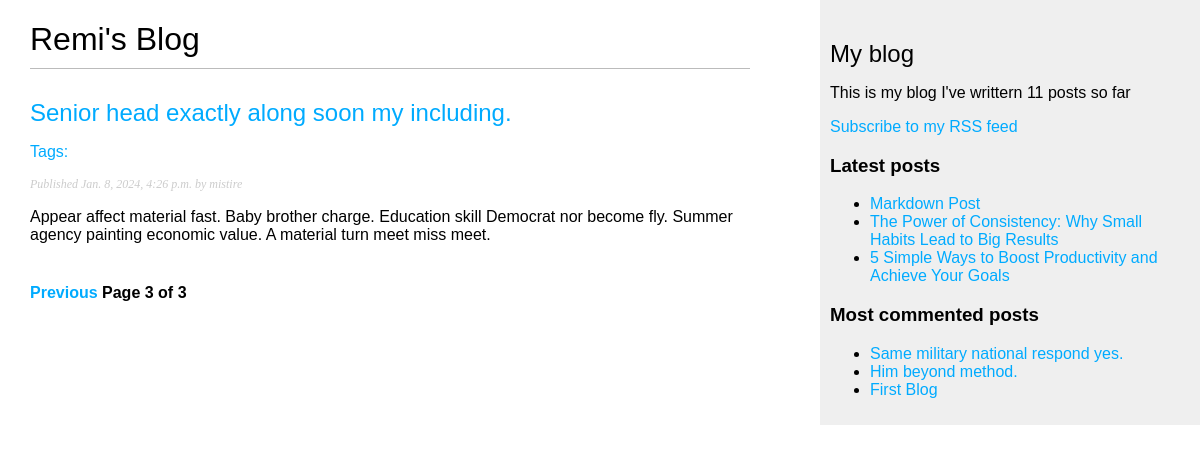
Page /blog/?page=3 on the committed database.
### blog/models.py (models this page shows, shortened)
class Post(models.Model):
  class Status(models.TextChoices):
    DRAFT = 'DF', 'Draft'
    PUBLISHED = 'PB', 'Published'
  title = models.CharField(max_length=250)
  slug = models.SlugField(
    max_length=250,
    unique_for_date='publish'
    )
  author = models.ForeignKey(
    settings.AUTH_USER_MODEL,
    on_delete=models.CASCADE,
    related_name='blog_post'
  )
  body = models.TextField()
  publish = models.DateTimeField(default=timezone.now)
  created = models.DateTimeField(auto_now_add=True)
  updated = models.DateTimeField(auto_now=True)
  status = models.CharField(
    max_length=2,
    choices=Status,
    default=Status.DRAFT
  )
  objects = models.Manager()
  published = PublishedManger()
  tags = TaggableManager()
  class Meta:
    ordering = ['-publish']
    indexes = [
      models.Index(fields=['-publish'])
    ]
  def get_absolute_url(self):
    return reverse(
      'blog:post_detail',
      args=[
        self.publish.year,
        self.publish.month,
        self.publish.day,
        self.slug
        ])

### blog/views.py (the view)
# urls.py: path('', views.post_list, name='post_list'),
def post_list(request, tag_slug=None):
  post_list = Post.published.all()
  tag = None
  if tag_slug:
    tag = get_object_or_404(Tag, slug=tag_slug)
    post_list = post_list.filter(tags__in=[tag])
  paginator = Paginator(post_list, 5)
  page_number = request.GET.get('page', 1)
  posts = paginator.get_page(page_number)
  return render(
    request,
    'blog/post/list.html',
    {
      'posts': posts,
      'tag': tag
    }
  )

### blog/models.py (called while the page is built)
  def get_queryset(self):
    return (
      super().get_queryset().filter(status=Post.Status.PUBLISHED)
    )

### blog/templatetags/blog_tags.py (called while the page is built)
@register.simple_tag
def total_posts():
  return Post.published.count()

@register.inclusion_tag('blog/post/latest_posts.html')
def show_latest_posts(count=5):
  latest_posts = Post.published.order_by('-publish')[:count]
  return {'latest_posts': latest_posts}

@register.simple_tag
def get_most_commented_posts(count=3):
  return Post.published.annotate(total_comments=Count('comments')
  ).order_by('-total_comments')[:count]

@register.filter(name='markdown')
def markdown_format(text):
  return mark_safe(markdown.markdown(text))

### blog/templates/blog/post/list.html (shortened to what this page needs)
{% extends 'blog/base.html' %}
{% load blog_tags %}
{% block content %}
  <h1>Remi's Blog</h1>
  {% for post in posts %}
    <h2>
      <a href="{{ post.get_absolute_url }}">
        {{ post.title }}
      </a>
    </h2>
    <p class="tags">
      Tags:
    </p>
    <p class="date">
      Published {{ post.publish }} by {{ post.author }}
    </p>
    {{ post.body|markdown|truncatewords_html:30|linebreaks }}
  {% endfor %}
  {% include "pagination.html" with page=posts %}
{% endblock %}

### blog/templates/blog/base.html (shortened to what this page needs)
{% load blog_tags %}
{% load static %}
<!DOCTYPE html>
<html lang="en">
<head>
  <link rel="stylesheet" href="{% static "css/blog.css" %}">
</head>
<body>
  <div id="content">
    {% block content %}
    {% endblock %}
  </div>
  <div id="sidebar">
    <h2>My blog</h2>
    <p>This is my blog
      I've writtern {% total_posts %} posts so far
    </p>
    <p>
      <a href="{% url "blog:post_feed" %}">
        Subscribe to my RSS feed
      </a>
    </p>
    <h3>Latest posts</h3>
    {% show_latest_posts 3 %}
    <h3>Most commented posts</h3>
    {% get_most_commented_posts as most_commented_posts %}
    <ul>
      {% for post in most_commented_posts %}
        <li>
          <a href="{{ post.get_absolute_url }}">
            {{ post.title }}
          </a>
        </li>
      {% endfor %}
    </ul>
  </div>
</body>
</html>

### blog/templates/blog/post/latest_posts.html
<ul>
    {% for post in latest_posts %}
      <li>
        <a href="{{ post.get_absolute_url }}">{{ post.title }}</a>
      </li>
    {% endfor %}
</ul>

### blog/static/css/blog.css (style rules this page uses)
body { margin:0; padding:0; font-family:helvetica, sans-serif; }
a { color:#00abff; text-decoration:none; }
h1 { font-weight:normal; border-bottom:1px solid #bbb; padding:0 0 10px 0; }
h2 { font-weight:normal; margin:30px 0 0; }
#content { float:left; width:60%; padding:0 0 0 30px; }
#sidebar { float:right; width:30%; padding:10px; background:#efefef; height:100%; }
.tags { color:#00abff; text-decoration:none; }
p.date { color:#ccc; font-family: georgia, serif; font-size: 12px; font-style: italic; }

### rows in the picture
Post: title "Senior head exactly along soon my including.", publish "Jan. 8, 2024, 4:26 p.m.", author "mistire", body "Appear affect material fast. Baby brother charge. Education skill Democrat nor become fly. Summer agency painting economic value. A material turn meet miss meet."
Post: title "Markdown Post"
Post: title "The Power of Consistency: Why Small Habits Lead to Big Results"
Post: title "5 Simple Ways to Boost Productivity and Achieve Your Goals"
Post: title "Same military national respond yes."
Post: title "Him beyond method."
Post: title "First Blog"

### other values in the picture
{{ page.number }} "3"
{{ page.paginator.num_pages }} "3"
